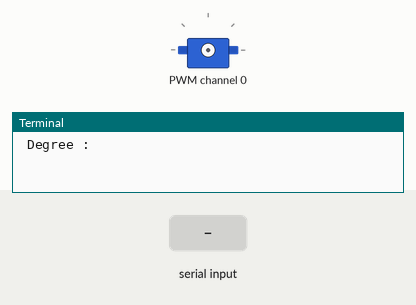
Simulated run of this program. Board: Raspberry Pi (BCM pin numbers). Shown: servo, the last lines printed to the terminal. Inputs (shaded band) come from the test bench. Servo angles are drawn from the pulse width (0.5 ms = 0°, 2.5 ms = 180°).

Above: at 1.2 s.
1.3 s: "5" typed at the terminal, then Enter
2.8 s: "200" typed at the terminal, then Enter
At 3.7 s:
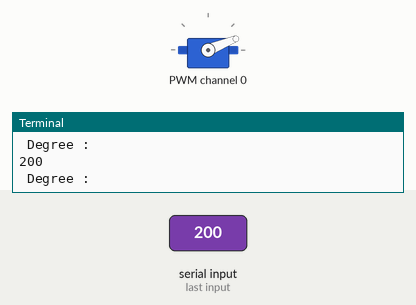
Timing chart, 0 to 5.8 s (numbered marks = the images above; inputs shaded):
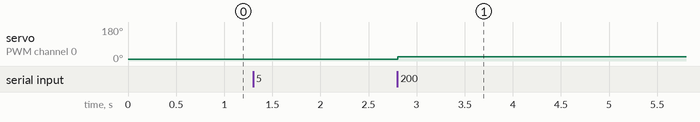

Measured:
- after the input at 2.8 s, servo on PWM channel 0: 10° → 22° at once

The program:

pca_servo.py
```python
import time
import Adafruit_PCA9685

servo = Adafruit_PCA9685.PCA9685()
servo_min = 150
servo_max = 550

def map(value, min_angle, max_angle, min_pulse, max_pulse):
	angle_range = max_angle - min_angle
	pulse_range = max_angle - min_pulse
	scale_factor = float(angle_range)/float(pulse_range)
	return min_pulse+(value/scale_factor)

def set_angle(channel, angle):
	pulse = int(map(angle, 0, 180, servo_min, servo_max))
	servo.set_pwm(channel, 0, pulse)

servo.set_pwm_freq(60)

while True:
	value = int(input(" Degree : "))
	set_angle(0, value)
```
